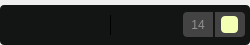
<?xml version="1.0" encoding="UTF-8"?>
<ui version="4.0">
 <class>Text_editing</class>
 <widget class="QWidget" name="Text_editing">
  <property name="geometry">
   <rect>
    <x>0</x>
    <y>0</y>
    <width>250</width>
    <height>45</height>
   </rect>
  </property>
  <property name="windowTitle">
   <string>Form</string>
  </property>
  <widget class="QWidget" name="widget" native="true">
   <property name="geometry">
    <rect>
     <x>0</x>
     <y>5</y>
     <width>250</width>
     <height>40</height>
    </rect>
   </property>
   <property name="styleSheet">
    <string notr="true">background:rgb(19,20,20);
border-radius:4px;</string>
   </property>
   <widget class="QPushButton" name="light_blue_btn">
    <property name="geometry">
     <rect>
      <x>183</x>
      <y>7</y>
      <width>30</width>
      <height>25</height>
     </rect>
    </property>
    <property name="minimumSize">
     <size>
      <width>30</width>
      <height>25</height>
     </size>
    </property>
    <property name="maximumSize">
     <size>
      <width>30</width>
      <height>25</height>
     </size>
    </property>
    <property name="styleSheet">
     <string notr="true">
background-color: rgb(67, 67, 67);

color: rgba(145, 145, 145, 1);
border-top-left-radius:4px;
border-top-right-radius:0px;
border-bottom-left-radius:4px;
border-bottom-right-radius:0px;
</string>
    </property>
    <property name="text">
     <string>14</string>
    </property>
   </widget>
   <widget class="QPushButton" name="blue_btn">
    <property name="geometry">
     <rect>
      <x>215</x>
      <y>7</y>
      <width>30</width>
      <height>25</height>
     </rect>
    </property>
    <property name="minimumSize">
     <size>
      <width>30</width>
      <height>25</height>
     </size>
    </property>
    <property name="maximumSize">
     <size>
      <width>30</width>
      <height>25</height>
     </size>
    </property>
    <property name="styleSheet">
     <string notr="true">background-color: rgb(67, 67, 67);
border-top-right-radius:4px;
border-top-left-radius:0px;
border-bottom-right-radius:4px;
border-bottom-left-radius:0px;</string>
    </property>
    <property name="text">
     <string/>
    </property>
   </widget>
   <widget class="QPushButton" name="orang_btn">
    <property name="geometry">
     <rect>
      <x>5</x>
      <y>10</y>
      <width>20</width>
      <height>20</height>
     </rect>
    </property>
    <property name="maximumSize">
     <size>
      <width>20</width>
      <height>20</height>
     </size>
    </property>
    <property name="styleSheet">
     <string notr="true">background:rgba(19,20,20,0.9);</string>
    </property>
    <property name="text">
     <string/>
    </property>
   </widget>
   <widget class="QPushButton" name="dark_green_btn">
    <property name="geometry">
     <rect>
      <x>30</x>
      <y>10</y>
      <width>20</width>
      <height>20</height>
     </rect>
    </property>
    <property name="minimumSize">
     <size>
      <width>20</width>
      <height>20</height>
     </size>
    </property>
    <property name="maximumSize">
     <size>
      <width>20</width>
      <height>20</height>
     </size>
    </property>
    <property name="styleSheet">
     <string notr="true">background:rgb(19,20,20);</string>
    </property>
    <property name="text">
     <string/>
    </property>
   </widget>
   <widget class="QPushButton" name="pink_btn">
    <property name="geometry">
     <rect>
      <x>55</x>
      <y>10</y>
      <width>20</width>
      <height>20</height>
     </rect>
    </property>
    <property name="minimumSize">
     <size>
      <width>20</width>
      <height>20</height>
     </size>
    </property>
    <property name="maximumSize">
     <size>
      <width>20</width>
      <height>20</height>
     </size>
    </property>
    <property name="styleSheet">
     <string notr="true">background:rgba(19,20,20,0.9);</string>
    </property>
    <property name="text">
     <string/>
    </property>
   </widget>
   <widget class="QPushButton" name="Violet_btn">
    <property name="geometry">
     <rect>
      <x>80</x>
      <y>10</y>
      <width>20</width>
      <height>20</height>
     </rect>
    </property>
    <property name="minimumSize">
     <size>
      <width>20</width>
      <height>20</height>
     </size>
    </property>
    <property name="maximumSize">
     <size>
      <width>20</width>
      <height>20</height>
     </size>
    </property>
    <property name="styleSheet">
     <string notr="true">background:rgba(19,20,20,0.9);</string>
    </property>
    <property name="text">
     <string/>
    </property>
   </widget>
   <widget class="QFrame" name="frame">
    <property name="geometry">
     <rect>
      <x>110</x>
      <y>10</y>
      <width>1</width>
      <height>20</height>
     </rect>
    </property>
    <property name="minimumSize">
     <size>
      <width>1</width>
      <height>20</height>
     </size>
    </property>
    <property name="maximumSize">
     <size>
      <width>1</width>
      <height>20</height>
     </size>
    </property>
    <property name="styleSheet">
     <string notr="true">background-color: rgb(0, 0, 0);</string>
    </property>
    <property name="frameShape">
     <enum>QFrame::StyledPanel</enum>
    </property>
    <property name="frameShadow">
     <enum>QFrame::Raised</enum>
    </property>
   </widget>
   <widget class="QPushButton" name="Golden_btn">
    <property name="geometry">
     <rect>
      <x>120</x>
      <y>10</y>
      <width>20</width>
      <height>20</height>
     </rect>
    </property>
    <property name="maximumSize">
     <size>
      <width>20</width>
      <height>20</height>
     </size>
    </property>
    <property name="styleSheet">
     <string notr="true">background:rgba(19,20,20,0.9);</string>
    </property>
    <property name="text">
     <string/>
    </property>
   </widget>
   <widget class="QPushButton" name="light_green_btn">
    <property name="geometry">
     <rect>
      <x>145</x>
      <y>10</y>
      <width>20</width>
      <height>20</height>
     </rect>
    </property>
    <property name="maximumSize">
     <size>
      <width>20</width>
      <height>20</height>
     </size>
    </property>
    <property name="styleSheet">
     <string notr="true">background:rgba(19,20,20,0.9);</string>
    </property>
    <property name="text">
     <string/>
    </property>
   </widget>
   <widget class="QPushButton" name="blue_btn_2">
    <property name="geometry">
     <rect>
      <x>221</x>
      <y>11</y>
      <width>17</width>
      <height>17</height>
     </rect>
    </property>
    <property name="minimumSize">
     <size>
      <width>0</width>
      <height>0</height>
     </size>
    </property>
    <property name="maximumSize">
     <size>
      <width>17</width>
      <height>17</height>
     </size>
    </property>
    <property name="styleSheet">
     <string notr="true">background-color: rgb(245, 255, 180);
</string>
    </property>
    <property name="text">
     <string/>
    </property>
   </widget>
  </widget>
 </widget>
 <resources/>
 <connections/>
</ui>
